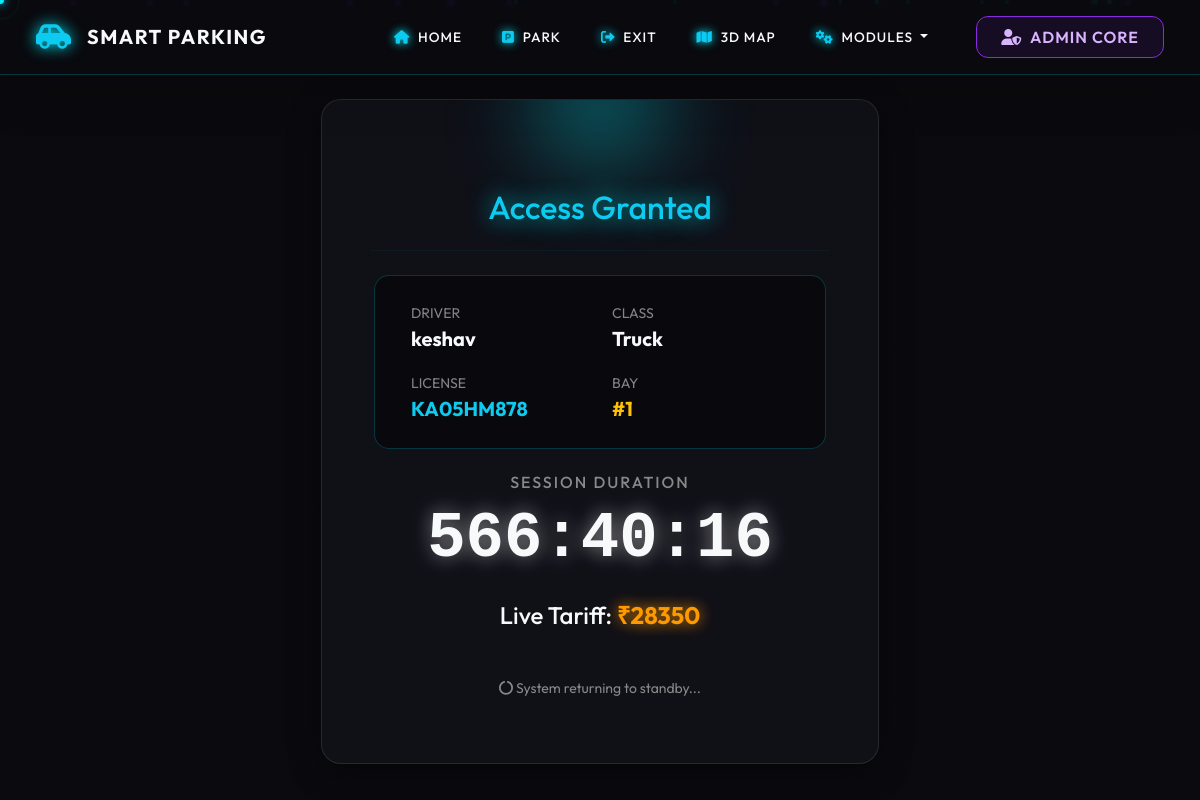
/dashboard/KA05HM878, run on the app's committed database.
### tables this page shows
CREATE TABLE users (
            id INTEGER PRIMARY KEY AUTOINCREMENT,
            name TEXT,
            vehicle TEXT,
            plate TEXT UNIQUE,
            slot INTEGER,
            entry_time TEXT,
            exit_time TEXT,
            fee INTEGER,
            status TEXT
        );

### main.py (the view)
@app.route('/dashboard/<string:plate>')
def dashboard(plate):
    conn = sqlite3.connect(DB_PATH)
    cur = conn.cursor()
    cur.execute("""
        SELECT * FROM users
        WHERE plate=?
        ORDER BY id DESC
        LIMIT 1
    """, (plate,))
    user = cur.fetchone()
    conn.close()
    if not user:
        return "Invalid plate or user not found"
    try:
        entry_time = parse_db_time(user[5])
    except:
        entry_time = datetime.now(timezone.utc)   # fallback (prevents crash)
    now = datetime.now(timezone.utc)
    duration = now - entry_time
    total_minutes = int(duration.total_seconds() / 60)
    hours = total_minutes // 60
    minutes = total_minutes % 60
    time_display = f"{hours}h {minutes}m"
    rate = 20 if user[2] == "bike" else 50
    fee = max(1, ceil(total_minutes / 60)) * rate
    entry_time_str = entry_time.isoformat()
    return render_template(
        'dashboard.html',
        user=user,
        duration=time_display,
        fee=fee,
        entry_time=entry_time_str
    )

### main.py (called while the page is built)
def parse_db_time(time_str):
    if not time_str:
        return datetime.now(timezone.utc)
    dt = datetime.fromisoformat(time_str)
    if dt.tzinfo is None:
        return dt.replace(tzinfo=timezone.utc)
    return dt

### templates/dashboard.html (shortened to what this page needs)
{% extends 'base.html' %}
{% block content %}
<div class="col-md-6 mx-auto animate__animated animate__zoomIn">
    <div class="glass-panel p-5 text-center" style="border-radius: 20px; position: relative; overflow: hidden;">
        <div style="position: absolute; top: -50px; left: 50%; transform: translateX(-50%); width: 100px; height: 100px; background: #00f0ff; filter: blur(50px); opacity: 0.5;"></div>
        <div class="mb-3">
        </div>
        <h2 class="text-info title-glow mb-4">Access Granted</h2>
        <hr style="border-color: rgba(0, 240, 255, 0.2);">
        <div class="row text-start p-4 mx-1 mt-4 mb-4" style="background: rgba(0,0,0,0.4); border-radius: 15px; border: 1px solid rgba(0,240,255,0.2);">
            <div class="col-6 mb-3"><span class="text-white-50 small text-uppercase">Driver</span><br><strong class="text-light fs-5">{{ user[1] }}</strong></div>
            <div class="col-6 mb-3"><span class="text-white-50 small text-uppercase">Class</span><br><strong class="text-light fs-5 text-capitalize">{{ user[2] }}</strong></div>
            <div class="col-6"><span class="text-white-50 small text-uppercase">License</span><br><strong class="text-info fs-5">{{ user[3] }}</strong></div>
            <div class="col-6"><span class="text-white-50 small text-uppercase">Bay</span><br><strong class="text-warning fs-5">#{{ user[4] }}</strong></div>
        </div>
        <div class="mt-4">
            <h6 class="text-white-50 text-uppercase mb-2" style="letter-spacing: 2px;">Session Duration</h6>
            <h1 id="timer" class="display-3 fw-bold text-light" style="font-family: monospace; text-shadow: 0 0 20px rgba(255,255,255,0.5);">00:00:00</h1>
            <h4 class="mt-4 text-light">Live Tariff: <span class="fw-bold" style="color: #ff9900; text-shadow: 0 0 15px #ff9900;">₹<span id="fee">0</span></span></h4>
        </div>
        <p class="mt-5 text-white-50 small"><i class="fas fa-circle-notch fa-spin"></i> System returning to standby...</p>
    </div>
</div>
{% endblock %}

### static/style.css (style rules this page uses)
:root { --bg-dark: #0a0a0f; --bg-card: rgba(20, 20, 30, 0.6); --neon-cyan: #00f0ff; --neon-purple: #8a2be2; --neon-pink: #ff003c; --glass-border: rgba(255, 255, 255, 0.1); --text-main: #e2e8f0; --text-muted: #94a3b8; }
body { background-color: var(--bg-dark); background-image: radial-gradient(circle at 15% 50%, rgba(138, 43, 226, 0.15), transparent 25%), radial-gradient(circle at 85% 30%, rgba(0, 240, 255, 0.15), transparent 25%); color: var(--text-main); min-height: 100vh; font-family: 'Outfit', sans-serif; transition: 0.3s; }
.card, .glass-panel { border-radius: 16px; background: var(--bg-card) !important; border: 1px solid var(--glass-border) !important; color: var(--text-main) !important; box-shadow: 0 8px 32px 0 rgba(0, 0, 0, 0.37); backdrop-filter: blur(16px); -webkit-backdrop-filter: blur(16px); transition: all 0.4s cubic-bezier(0.175, 0.885, 0.32, 1.275); }
.title-glow { text-shadow: 0 0 25px rgba(0, 240, 255, 0.8); }
.dark-mode { background: var(--bg-dark) !important; color: var(--text-main) !important; }
@media (min-width: 769px) { body { cursor: none; } }

### data on the page
users: name "keshav", vehicle "Truck", plate "KA05HM878", slot "1"
